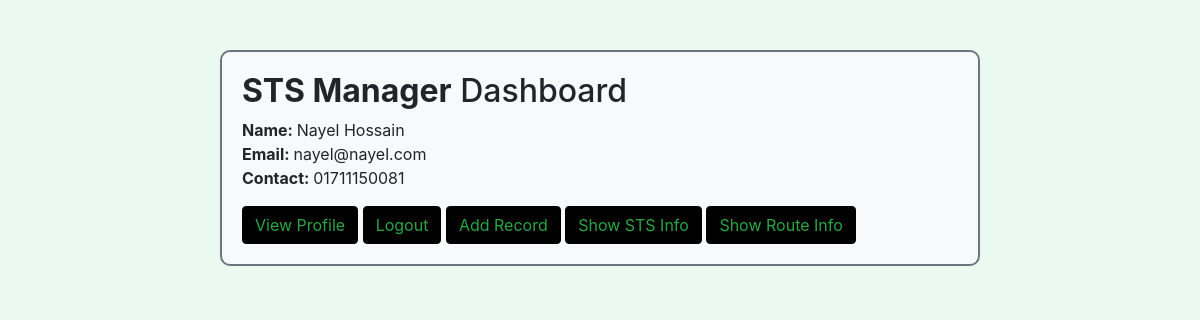
The app's page /dashboard/ (signed in) with its own data.
### models.py (models this page shows, shortened)
class User(db.Model):
    id = db.Column(db.Integer, primary_key=True)
    email = db.Column(db.String(100), unique=True)
    password_hash = db.Column(db.String(100))
    role_id = db.Column(db.Integer, db.ForeignKey('role.id'), nullable=False)
    name = db.Column(db.String)
    contact = db.Column(db.String)
    verified = db.Column(db.Integer)

### dashboard.py (the view, shortened to what this page needs)
@dashboard.route('/')
def dashboard_view():
    if 'email' in session:
        user = User.query.filter_by(email=session['email']).first()
        if user:
            if user.role_id == 1:
                user_data = {'id': user.id, 'name': user.name, 'email': user.email, 'contact': user.contact,
                             'role': user.role_id}
                return render_template('dashboard.html', session_role=session['role'], session_id=session['id'], user=user_data)
            elif user.role_id == 2:
                sts_manager = db.session.query(Sts_manager_info, User).join(User,
                                                                            Sts_manager_info.id == User.id).filter(
                    User.id == user.id).first()
                if sts_manager:
                    sts_manager_info, user = sts_manager
                    user_data = {
                        'id': user.id,
                        'name': user.name,
                        'email': user.email,
                        'contact': user.contact,
                        'role': user.role_id,
                        'ward_id': sts_manager_info.ward_id
                    }
                    sts_info = Sts_info.query.filter_by(ward_id=sts_manager_info.ward_id).first()
                    if sts_info:
                        sts_data = {
                            'id': sts_info.ward_id,
                            'name': sts_info.name
                        }
                    else:
                        sts_data = {
                            'id': 'unassigned',
                            'name': 'unassigned'
                        }
                    return render_template('dashboard.html', session_role=session['role'], session_id=session['id'],
                                           user=user_data, sts=sts_data)
    else:
        return redirect('/')

### templates/dashboard.html (shortened to what this page needs)
<!DOCTYPE html>
<html lang="en">
<head>
    <link rel="stylesheet" href="https://cdn.jsdelivr.net/npm/bootstrap@4.6.2/dist/css/bootstrap.min.css">
</head>
<body>
<div class="container">
    <div class="row justify-content-center">
        <div class="col-sm-8">
            <h2>
                {% if user.role==2 %}
                <b>STS Manager</b>
                {% endif %}
                Dashboard
            </h2>
            <p>
                <b>Name: </b> {{user.name}}<br>
                <b>Email: </b> {{user.email}}<br>
                <b>Contact: </b> {{user.contact}}<br>
            </p>
            <a href="/profile" class="btn btn-custom">View Profile</a>
            <a href="/auth/logout" class="btn btn-custom">Logout</a>
            {% if session_role==2 and sts.id != 'unassigned' %}
            <a href="/sts/add-record/{{sts.id}}" class="btn btn-custom">Add Record</a>
            <a href="/sts/edit/{{sts.id}}" class="btn btn-custom">Show STS Info</a>
            <a href="/sts/route/{{sts.id}}" class="btn btn-custom">Show Route Info</a>
            {% endif %}
        </div>
    </div>
</div>
</body>
</html>

### templates/dashboard.html (style rules this page uses)
body { background-color: #eafaf1; }
.container { margin-top: 50px; }
.col-sm-8 { background-color: #f8f9fa; border: 2px solid #6c757d; border-radius: 10px; padding: 20px; }
.btn-custom { background-color: #000000; border-color: #000000; color: #28a745; }

### records on screen
User: name "Nayel Hossain", email "nayel@nayel.com", contact "01711150081"
